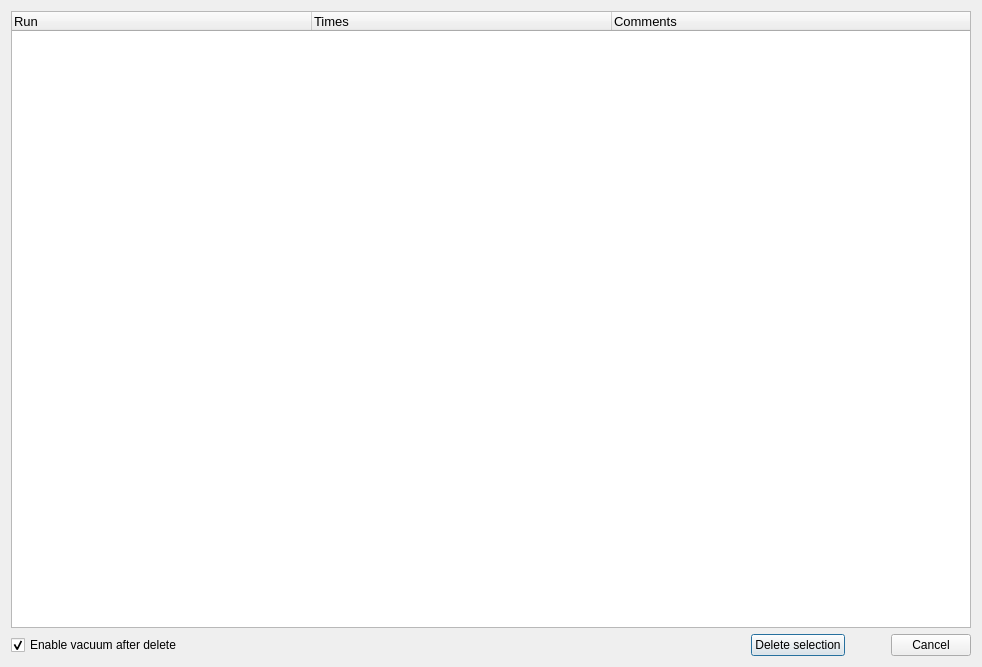
<?xml version="1.0" encoding="UTF-8"?>
<ui version="4.0">
 <class>Dialog</class>
 <widget class="QDialog" name="Dialog">
  <property name="geometry">
   <rect>
    <x>0</x>
    <y>0</y>
    <width>982</width>
    <height>667</height>
   </rect>
  </property>
  <property name="windowTitle">
   <string>Delete results</string>
  </property>
  <layout class="QGridLayout" name="gridLayout">
   <item row="0" column="0">
    <layout class="QVBoxLayout" name="verticalLayout">
     <item>
      <widget class="QTreeWidget" name="treeWidget">
       <property name="autoFillBackground">
        <bool>false</bool>
       </property>
       <property name="headerHidden">
        <bool>false</bool>
       </property>
       <attribute name="headerVisible">
        <bool>true</bool>
       </attribute>
       <attribute name="headerCascadingSectionResizes">
        <bool>true</bool>
       </attribute>
       <attribute name="headerMinimumSectionSize">
        <number>31</number>
       </attribute>
       <attribute name="headerDefaultSectionSize">
        <number>300</number>
       </attribute>
       <attribute name="headerHighlightSections">
        <bool>true</bool>
       </attribute>
       <attribute name="headerShowSortIndicator" stdset="0">
        <bool>false</bool>
       </attribute>
       <attribute name="headerStretchLastSection">
        <bool>true</bool>
       </attribute>
       <column>
        <property name="text">
         <string>Run</string>
        </property>
        <property name="font">
         <font>
          <pointsize>10</pointsize>
         </font>
        </property>
       </column>
       <column>
        <property name="text">
         <string>Times</string>
        </property>
        <property name="font">
         <font>
          <pointsize>10</pointsize>
         </font>
        </property>
       </column>
       <column>
        <property name="text">
         <string>Comments</string>
        </property>
        <property name="font">
         <font>
          <pointsize>10</pointsize>
         </font>
        </property>
       </column>
      </widget>
     </item>
     <item>
      <layout class="QHBoxLayout" name="horizontalLayout">
       <item>
        <widget class="QCheckBox" name="ch_vaccum">
         <property name="text">
          <string>Enable vacuum after delete</string>
         </property>
         <property name="checked">
          <bool>true</bool>
         </property>
        </widget>
       </item>
       <item>
        <spacer name="horizontalSpacer_2">
         <property name="orientation">
          <enum>Qt::Horizontal</enum>
         </property>
         <property name="sizeHint" stdset="0">
          <size>
           <width>40</width>
           <height>20</height>
          </size>
         </property>
        </spacer>
       </item>
       <item>
        <widget class="QPushButton" name="b_delete">
         <property name="text">
          <string>Delete selection</string>
         </property>
        </widget>
       </item>
       <item>
        <spacer name="horizontalSpacer">
         <property name="orientation">
          <enum>Qt::Horizontal</enum>
         </property>
         <property name="sizeType">
          <enum>QSizePolicy::Minimum</enum>
         </property>
         <property name="sizeHint" stdset="0">
          <size>
           <width>40</width>
           <height>20</height>
          </size>
         </property>
        </spacer>
       </item>
       <item>
        <widget class="QPushButton" name="b_cancel">
         <property name="text">
          <string>Cancel</string>
         </property>
        </widget>
       </item>
      </layout>
     </item>
    </layout>
   </item>
  </layout>
 </widget>
 <resources/>
 <connections/>
</ui>
